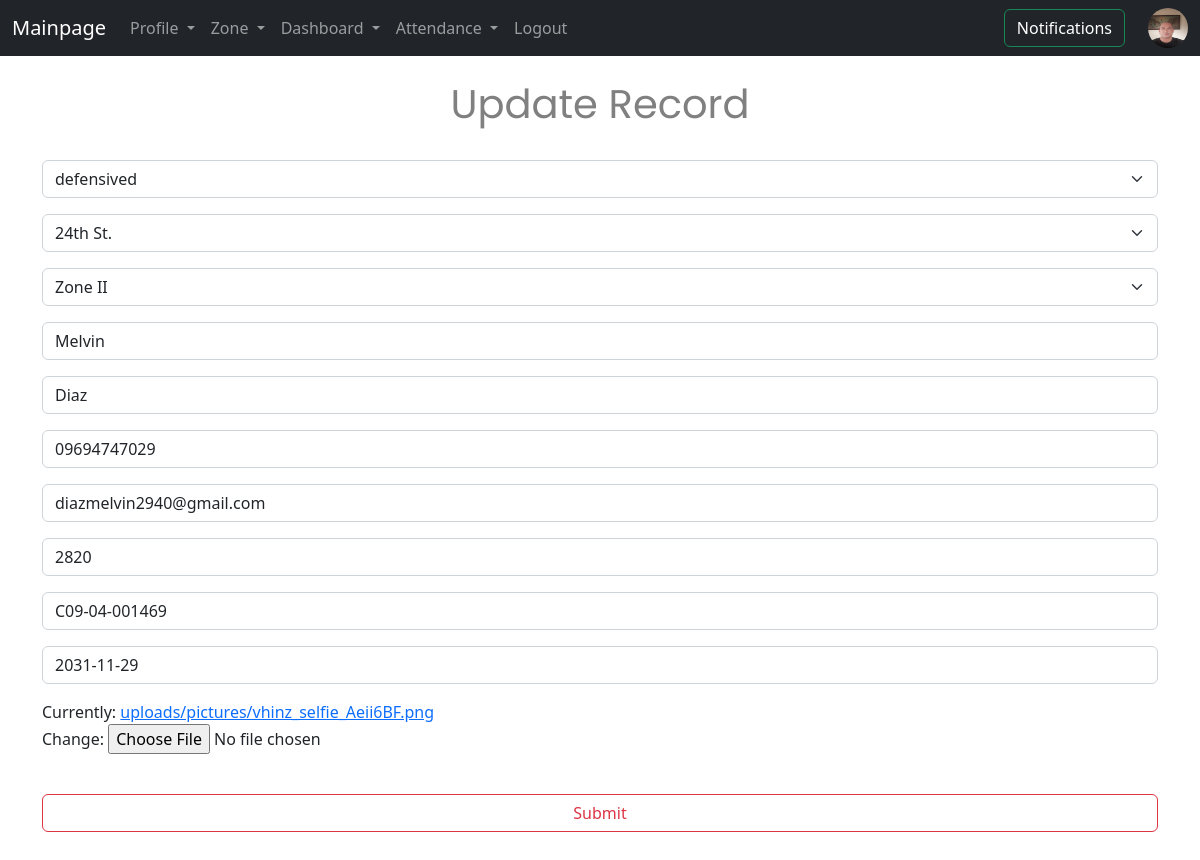
The app's page /update/ (signed in) with its own data.
### record/models.py (models this page shows, shortened)
class Profile(models.Model):
    user = models.OneToOneField(User, on_delete=models.CASCADE ,default=1)
    todaname = models.ForeignKey(Todaname, on_delete=models.CASCADE, default=1)
    zone = models.ForeignKey(Zone, on_delete=models.CASCADE ,default=1)
    first_name = models.CharField(max_length=50)
    last_name = models.CharField(max_length=50)
    phone = models.CharField(max_length=20)
    email = models.EmailField(max_length=100)
    bodynum = models.CharField(max_length=20 ,blank=True, null=True)
    license_id = models.CharField(max_length=20, blank=True, null=True)
    license_expired = models.DateField(blank=True, null=True)
    image = models.ImageField(upload_to='uploads/pictures/' )

### record/views.py (the view)
# urls.py: path('update/',views.update, name='update'),
def update(request):
    if request.user.is_authenticated:
        names = Profile.objects.filter(user=request.user)
        if names.exists():
            for x in names:
                names = x
            temp = names.image
            form = ProfileForm(request.POST or None, instance=names)
        else:
            return render(request, 'update.html', {})
        if request.method == 'POST':
            get_pics = request.FILES
            if len(get_pics) == 0:
                names.image = temp
            else:
                names.image = get_pics
                for items, values in get_pics.items():
                    names.image = values
            form = ProfileForm(request.POST or None, instance=names)
            if form.is_valid():
                form.save()
                messages.success(request, ('Record Updated'))
                return render(request, 'update.html', {'form': form})
            else:
                return render(request, 'update.html', {'form': form})
        else:
            return render(request, 'update.html', {'form': form})
    else:
        return render(request, 'update.html', {})

### record/models.py (called while the page is built)
    def __str__(self):
        return self.name_zone

    def __str__(self):
        return self.name_toda

### record/views.py (called while the page is built)
def files(request):
    noti_count = Notifies.objects.filter(is_seen=True).count()
    if str(request.user) == 'AnonymousUser':
        img_name = None
    else:
        img_name = Profile.objects.get(user=str(request.user.id))
    return {'noti_count': noti_count ,'img_name':img_name}

### record/templates/update.html (shortened to what this page needs)
{% extends 'base.html' %}
{% block content %}
<center>
<h1>Update Record</h1>
</center><br/>
{% if user.is_authenticated %}
    <form action="" method=POST enctype="multipart/form-data">
        {{ form.as_p }}
        <br><div class="d-grid gap-2">
            <input type="submit" value="Submit" class="btn btn-outline-danger">
        </div>
    </form>
{% endif %}
{% endblock %}

### record/templates/navbar.html (shortened to what this page needs)
<nav class="navbar navbar-expand-lg navbar-dark bg-dark">
  <div class="container-fluid">
    <a class="navbar-brand" href="{% url 'home' %}">Mainpage</a>
    <div class="collapse navbar-collapse" id="navbarSupportedContent">
      <ul class="navbar-nav me-auto mb-2 mb-lg-0">
        <li class="nav-item dropdown">
          <a class="nav-link dropdown-toggle" href="#" id="navbarDropdown" role="button" data-bs-toggle="dropdown" aria-expanded="false">
            Profile
          </a>
        </li>
        <li class="nav-item dropdown">
          <a class="nav-link dropdown-toggle" href="#" id="navbarDropdown" role="button" data-bs-toggle="dropdown" aria-expanded="false">
            Zone
          </a>
        </li>
        <li class="nav-item dropdown">
          <a class="nav-link dropdown-toggle" href="#" id="navbarDropdown" role="button" data-bs-toggle="dropdown" aria-expanded="false">
            Dashboard
          </a>
        </li>
        <li class="nav-item dropdown">
          <a class="nav-link dropdown-toggle" href="#" id="navbarDropdown" role="button" data-bs-toggle="dropdown" aria-expanded="false">
            Attendance
          </a>
        </li>
      {% if user.is_authenticated %}
       <li class="nav-item"><a class="nav-link" href="{% url 'logout_user'%}">Logout</a></li>
      {% else %}
       <li class="nav-item"><a class="nav-link" href="{% url 'login_user' %}">Login</a></li>
       <li class="nav-item"><a class="nav-link" href="{% url 'register' %}">Register</a></li>
      {% endif %}
      </ul>
        <form class="" method="POST">
        <a href="{% url 'notifications' %}" class="btn btn-outline-success text-white" tabindex="-1" role="button" aria-disabled="true">
          Notifications
      {% if noti_count%}
                  <span class="badge bg-danger text-white ms-1 rounded-pill" id="overtimes">
                    {{noti_count}}
                  </span> </a>
      {%else%}
        </a>
      {% endif %}
           </form>
    {% if img_name %}
        <li class="nav-item">
      <img src= "{{img_name.image.url}}" class="rounded-circle " style="width:40px;height:40px; " alt="...">
    </li>
    {% endif %}
    </div>
  </div>
</nav>

### record/templates/update.html (style rules this page uses)
h1 { position: relative; color: gray; font-family: "Poppins", serif; font-weight: 400; font-style: normal; }

### records on screen
Profile: image (picture), user "defensived", todaname "24th St.", zone "Zone II", first_name "Melvin", last_name "Diaz", phone "09694747029", email "diazmelvin2940@gmail.com", bodynum "2820", license_id "C09-04-001469", license_expired "2031-11-29"
